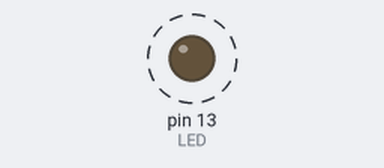
The sketch below on a simulated Arduino Uno, built with avr-gcc and run on an emulated ATmega328P. Shown: output pins drawn as LEDs (lit = HIGH). Dashed ring = blinking.

Above: at 0.6 s.
Timing chart, 0 to 3.0 s (numbered marks = the images above):
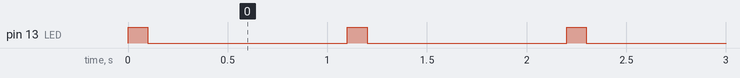

Measured:
- by itself, pin 13 (LED): alternates HIGH for 0.10 s and LOW for 1.0 s

The sketch:

sketch_oct08a.ino
```cpp
#define LED 13 // LED connected to digital pin 13


// set up code before loop
void setup() {
  // put your setup code here, to run once:
  pinMode(LED,OUTPUT);  //sets the digital pin as output
}


// looping through your code
void loop() {
  // put your main code here, to run repeatedly:
  digitalWrite(LED,HIGH); //turns the led on
  delay(100);            // waits
  digitalWrite(LED,LOW);  //turns the led off
  delay(1000);            //waits
}
```
